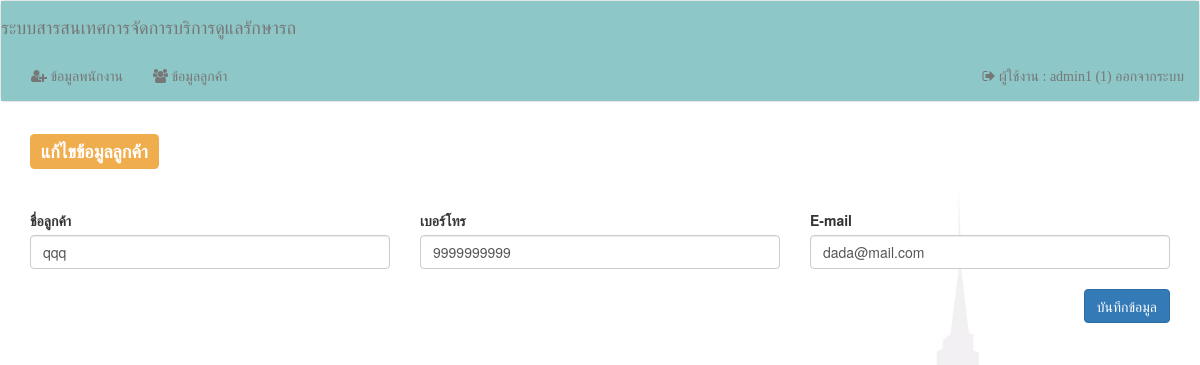
The app's page /index.php?viewName=editCustomer&id=1 (signed in) with its own data.
### tables this page shows
CREATE TABLE `tb_customer` (
  `id` int(11) NOT NULL,
  `name` varchar(250) DEFAULT NULL,
  `mobile` varchar(50) DEFAULT NULL,
  `email` varchar(250) DEFAULT NULL
);

### model/customer.php (called while the page is built, shortened)
<?php
class Customer {
    public function read($condition = " 1 = 1 ") {
        $this->sql = " SELECT * FROM tb_customer WHERE $condition" ;
        $query = mysql_query($this->sql);
        if ($query) {
            $result = array();
            while ($row = mysql_fetch_array($query, MYSQL_ASSOC)) {
                $result[] = $row;
            }
            return $result;
        } else {
            return false;
        }
    }
}

### views/editCustomer.php (the view, shortened to what this page needs)
<?php
include "./model/customer.php";
$obj = new Customer();
$rows = $obj->read("id = {$_REQUEST["id"]}");
if ($rows != false) {
    $row = $rows[0];
}
?>
<div class="container">
	<h3><label class="label label-warning">แก้ไขข้อมูลลูกค้า</label></h3>
	 <br /><br>
    <form action="doUpdateCustomer.php" method="post" enctype="multipart/form-data" class="form-horizontal" onsubmit="return CheckMobileNumber()">
	<div class="row">
        <div class="col-md-4 col-sm-6 col-xs-12">
				<label>ชื่อลูกค้า</label>
				<input type="text" name="name" value="<?= $row["name"] ?>" class="form-control" required="" >
		</div>
        <div class="col-md-4 col-sm-6 col-xs-12">
				<label>เบอร์โทร</label>
				<input type="text" id="mobile" name="mobile" value="<?= $row["mobile"] ?>" class="form-control" onblur="formatPhone(this);" maxlength="10" required="" >
		</div>
		 <div class="col-md-4 col-sm-6 col-xs-12">
				<label>E-mail</label>
				<input type="email" name="email" value="<?= $row["email"] ?>" class="form-control" required="" >
		</div>
	</div>
	<div class="row">
		<br />
		<div class="col-md-12 col-sm-12 col-xs-12">
			<button type="submit" class="btn btn-primary pull-right">บันทึกข้อมูล</button>
        </div>
	</div>
    </form>
</div>

### css/site.css (style rules this page uses)
body { background: url('../images/bg3.jpg') no-repeat center center fixed; -moz-background-size: cover; -webkit-background-size: cover; -o-background-size: cover; background-size: cover; }

### records on screen
tb_customer: name "qqq", mobile "9999999999", email "dada@mail.com"

### other values on screen
$_SESSION["username"] "admin1"
$_SESSION["id"] "1"
